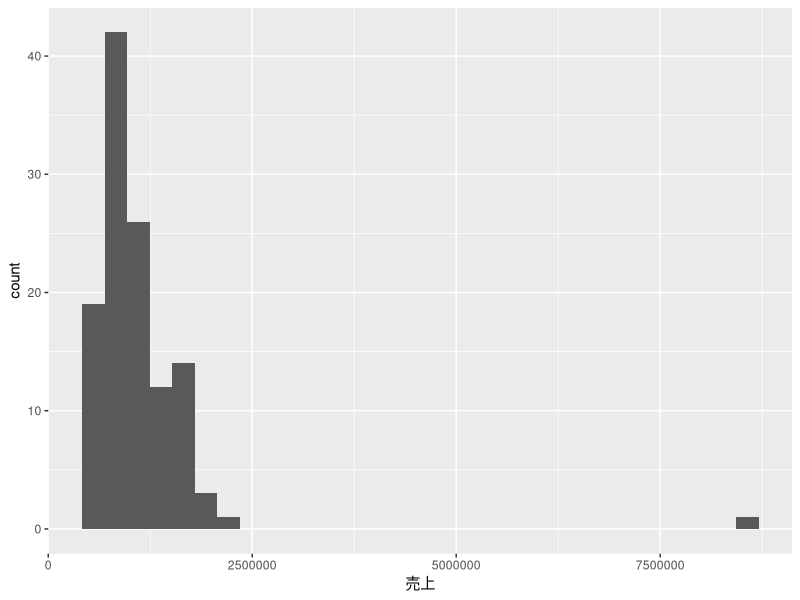
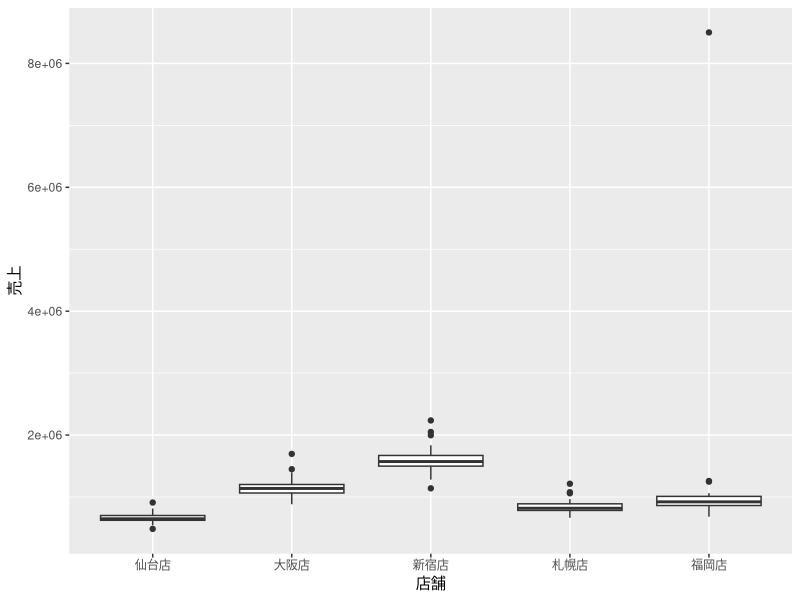
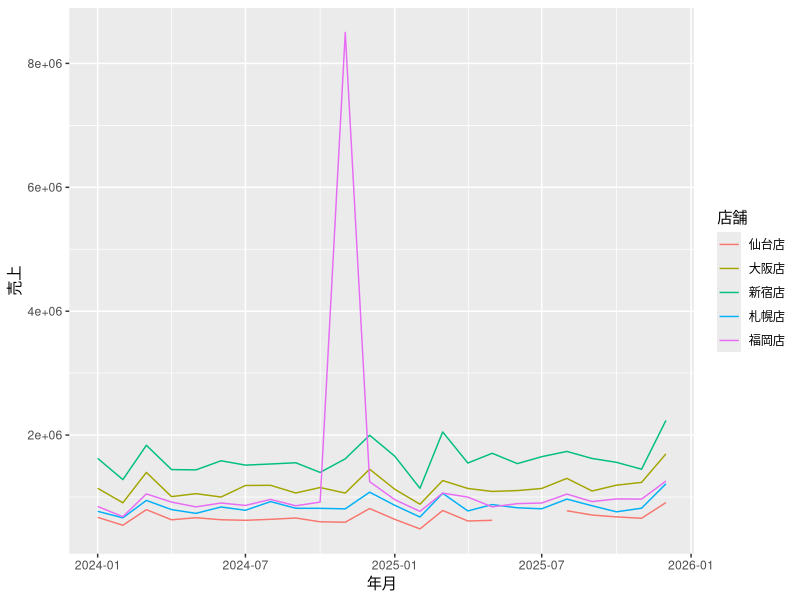

Here is the R script that generated these plots, in order:
# 第19章　探索的データ分析（EDA）
#
# 『Rによるデータ分析 入門から実践』の第19章のサンプルコードです。
# リポジトリのルートを作業ディレクトリにして、上から順に実行してください。

# ── block 01 ────────────────────────────────────────
library(tidyverse)
u <- read_csv("uriage_2y.csv", show_col_types = FALSE)
u

# ── block 02 ────────────────────────────────────────
glimpse(u)

# ── block 03 ────────────────────────────────────────
summary(u)

# ── block 04 ────────────────────────────────────────
u |> filter(if_any(everything(), is.na))

# ── block 05 ────────────────────────────────────────
u |> slice_max(売上, n = 3)

# ── block 06 ────────────────────────────────────────
q <- quantile(u$売上, c(0.25, 0.75), na.rm = TRUE)
iqr <- IQR(u$売上, na.rm = TRUE)
u |> filter(売上 > q[2] + 1.5 * iqr)

# ── block 07 ────────────────────────────────────────
u |> filter(客数 == 0)

# ── block 08 ────────────────────────────────────────
u |> mutate(客単価 = 売上 / 客数) |>
  summarise(最小 = min(客単価, na.rm = TRUE), 最大 = max(客単価, na.rm = TRUE))

# ── block 09 ────────────────────────────────────────
u |> count(店舗)

# ── block 10 ────────────────────────────────────────
u |> count(区分, 年)

# ── block 11 ────────────────────────────────────────
u |> group_by(店舗) |>
  summarise(合計 = sum(売上, na.rm = TRUE), 欠損 = sum(is.na(売上))) |>
  arrange(desc(合計))

# ── block 12 ────────────────────────────────────────
u |> filter(!is.na(売上)) |>
  group_by(店舗, 年) |>
  summarise(計 = sum(売上), .groups = "drop") |>
  pivot_wider(names_from = 年, values_from = 計) |>
  mutate(前年比 = round(`2025` / `2024`, 3))

# ── block 13 ────────────────────────────────────────
cor(u$売上, u$客数, use = "complete.obs")

# ── block 14 ────────────────────────────────────────
u2 <- u |> filter(売上 < 5000000)
cor(u2$売上, u2$客数, use = "complete.obs")

# ── block 15 ────────────────────────────────────────
u |> ggplot(aes(x = 売上)) +
  geom_histogram(bins = 30)

# ── block 16 ────────────────────────────────────────
u |> ggplot(aes(x = 店舗, y = 売上)) +
  geom_boxplot()

# ── block 17 ────────────────────────────────────────
u |> mutate(年月 = make_date(年, 月, 1)) |>
  ggplot(aes(x = 年月, y = 売上, colour = 店舗)) +
  geom_line()

# ── block 18 ────────────────────────────────────────
u_clean <- u |>
  mutate(売上 = if_else(店舗 == "福岡店" & 年 == 2024 & 月 == 11,
                        売上 / 10, 売上))
u_clean |> slice_max(売上, n = 2)
